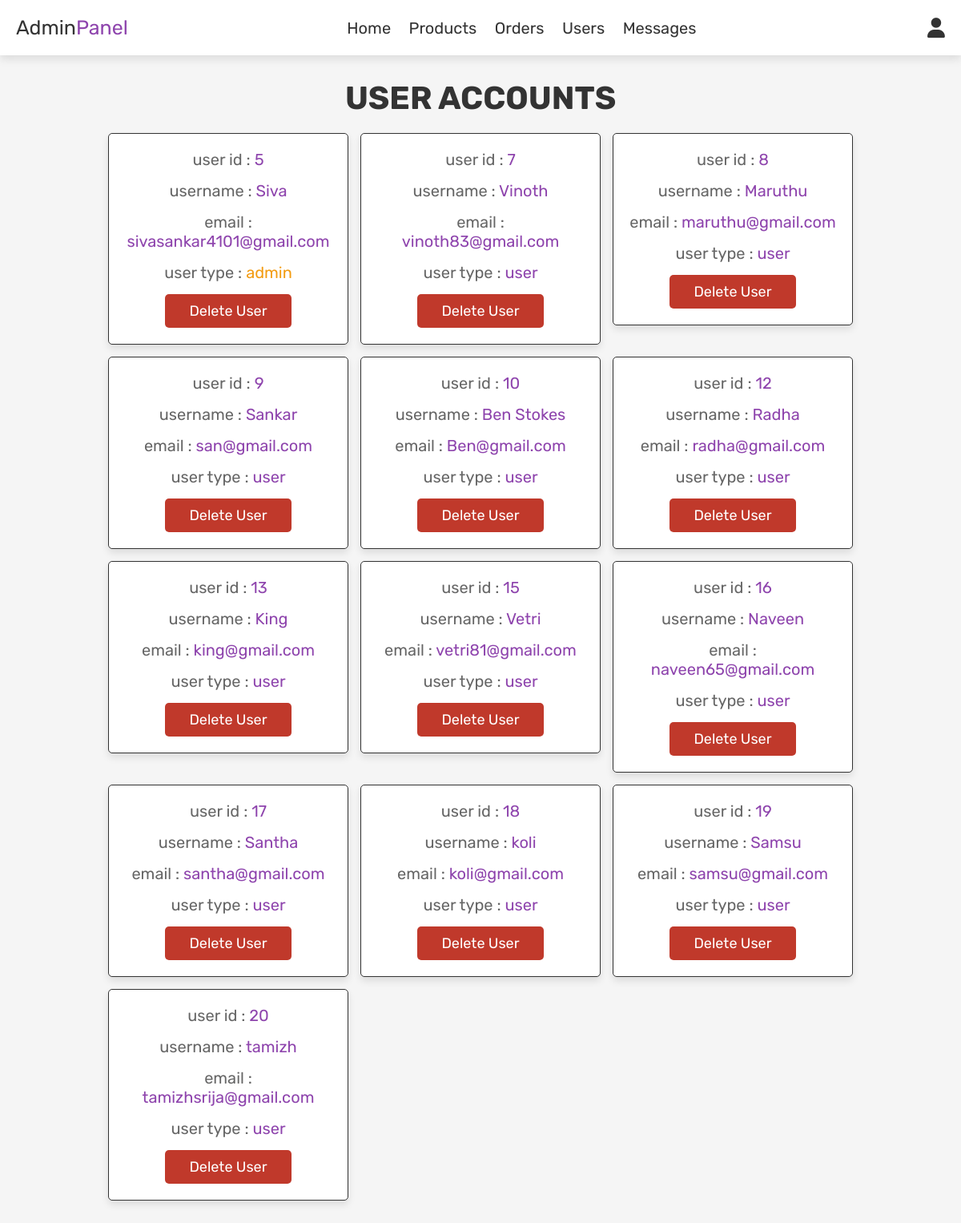
Screenshot of /admin_user.php (signed in) with the database file from the repository.
### tables this page shows
CREATE TABLE `users` (
  `id` int(100) NOT NULL,
  `name` varchar(100) NOT NULL,
  `email` varchar(100) NOT NULL,
  `password` varchar(100) NOT NULL,
  `user_type` varchar(100) NOT NULL DEFAULT 'user'
);

### admin_user.php (the view, shortened to what this page needs)
<?php
include 'config.php';
?>
<!DOCTYPE html>
<html lang="en">
<head>
   <link rel="stylesheet" href="https://cdnjs.cloudflare.com/ajax/libs/font-awesome/6.0.0/css/all.min.css">
   <link rel="stylesheet" href="css/admin_style.css">
</head>
<body>
<?php include 'admin_header.php'; ?>
<section class="users">
   <h1 class="title"> user accounts </h1>
   <div class="box-container">
      <?php
         $select_users = mysqli_query($conn, "SELECT * FROM `users`") or die('query failed');
         while($fetch_users = mysqli_fetch_assoc($select_users)){
      ?>
      <div class="box">
         <p> user id : <span><?php echo $fetch_users['id']; ?></span> </p>
         <p> username : <span><?php echo $fetch_users['name']; ?></span> </p>
         <p> email : <span><?php echo $fetch_users['email']; ?></span> </p>
         <p> user type : <span style="color:<?php if($fetch_users['user_type'] == 'admin'){ echo 'var(--orange)'; } ?>"><?php echo $fetch_users['user_type']; ?></span> </p>
         <a href="admin_users.php?delete=<?php echo $fetch_users['id']; ?>" onclick="return confirm('delete this user?');" class="delete-btn">delete user</a>
      </div>
      <?php
         };
      ?>
   </div>
</section>
</body>
</html>

### admin_header.php (shortened to what this page needs)
<header class="header">
   <div class="flex">
      <a href="admin_page.php" class="logo">Admin<span>Panel</span></a>
      <nav class="navbar">
         <a href="admin_page.php">Home</a>
         <a href="admin_products.php">Products</a>
         <a href="admin_orders.php">Orders</a>
         <a href="admin_users.php">Users</a>
         <a href="admin_contacts.php">Messages</a>
      </nav>
      <div class="icons">
         <div id="user-btn" class="fas fa-user"></div>
      </div>
   </div>
</header>

### css/admin_style.css (style rules this page uses)
:root { --purple:#8e44ad; --red:#c0392b; --orange:#f39c12; --black:#333; --white:#fff; --light-color:#666; --light-white:#ccc; --light-bg:#f5f5f5; --border:.1rem solid var(--black); --box-shadow:0 .5rem 1rem rgba(0,0,0,.1); }
* { font-family: 'Rubik', sans-serif; margin:0; padding:0; box-sizing: border-box; outline: none; border:none; text-decoration: none; transition:all .2s linear; }
html { font-size: 62.5%; overflow-x: hidden; }
body { background-color: var(--light-bg); }
section { padding:3rem 2rem; }
.title { text-align: center; margin-bottom: 2rem; text-transform: uppercase; color:var(--black); font-size: 4rem; }
.btn, .option-btn, .delete-btn, .white-btn { display: inline-block; margin-top: 1rem; padding:1rem 3rem; cursor: pointer; color:var(--white); font-size: 1.8rem; border-radius: .5rem; text-transform: capitalize; }
.delete-btn { background-color: var(--red); }
.header { position: sticky; top:0; left:0; right:0; z-index: 1000; background-color: var(--white); box-shadow: var(--box-shadow); }
.header .flex { display: flex; align-items: center; padding:2rem; justify-content: space-between; position: relative; max-width: 1200px; margin:0 auto; }
.header .flex .logo { font-size: 2.5rem; color:var(--black); }
.header .flex .logo span { color:var(--purple); }
.header .flex .navbar a { margin:0 1rem; font-size: 2rem; color:var(--black); }
.header .flex .icons div { margin-left: 1.5rem; font-size: 2.5rem; cursor: pointer; color:var(--black); }
.users .box-container { display: grid; grid-template-columns: repeat(auto-fit, 30rem); justify-content: center; gap:1.5rem; max-width: 1200px; margin:0 auto; align-items: flex-start; }
.users .box-container .box { background-color: var(--white); padding:2rem; border:var(--border); box-shadow: var(--box-shadow); border-radius: .5rem; text-align: center; }
.users .box-container .box p { padding-bottom: 1.5rem; font-size: 2rem; color:var(--light-color); }
.users .box-container .box p span { color:var(--purple); }
.users .box-container .box .delete-btn { margin-top: 0; }

### rows the page displays
users: id "5", name "Siva", email "sivasankar4101@gmail.com", user_type "admin"
users: id "7", name "Vinoth", email "vinoth83@gmail.com", user_type "user"
users: id "8", name "Maruthu", email "maruthu@gmail.com", user_type "user"
users: id "9", name "Sankar", email "san@gmail.com", user_type "user"
users: id "10", name "Ben Stokes", email "Ben@gmail.com", user_type "user"
users: id "12", name "Radha", email "radha@gmail.com", user_type "user"
users: id "13", name "King", email "king@gmail.com", user_type "user"
users: id "15", name "Vetri", email "vetri81@gmail.com", user_type "user"
users: id "16", name "Naveen", email "naveen65@gmail.com", user_type "user"
users: id "17", name "Santha", email "santha@gmail.com", user_type "user"
users: id "18", name "koli", email "koli@gmail.com", user_type "user"
users: id "19", name "Samsu", email "samsu@gmail.com", user_type "user"
users: id "20", name "tamizh", email "tamizhsrija@gmail.com", user_type "user"
